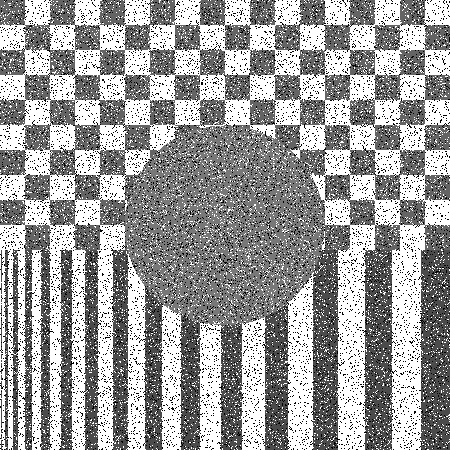
#> input picture TP2 CONVOLUTION/imageTP2/SaltPepper.png, 450 x 450 px
$ python Filtre_Guassien.py
#> lines starting #> are read from the running program, lines starting #| are printed output that depends on the picture
import cv2
from skimage import io, img_as_float
from skimage.filters import gaussian

img_gaussian_noise = img_as_float(io.imread('imageTP2/SaltPepper.png', as_gray=True))
#> img_gaussian_noise is the input picture: shape (450, 450) float64; min 0, max 1, mean 0.613

img = img_gaussian_noise

gaussian_using_cv2 = cv2.GaussianBlur(img, (7,7), 0, borderType=cv2.BORDER_CONSTANT)
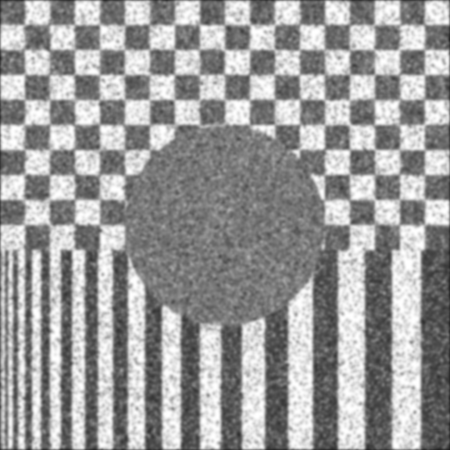
#> gaussian_using_cv2: shape (450, 450) float64; min 0.111, max 1, mean 0.61

cv2.imshow("Original", img)
cv2.imshow("Gaussian 3 * 3", gaussian_using_cv2)

cv2.waitKey(0)
cv2.destroyAllWindows()

$ run again, with TP2 CONVOLUTION/imageTP2/tp2_2.png copied over TP2 CONVOLUTION/imageTP2/SaltPepper.png
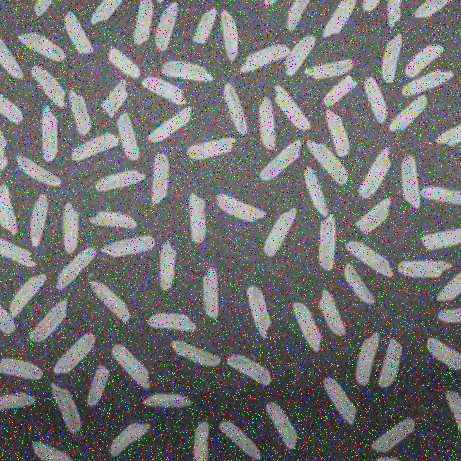
#> input picture TP2 CONVOLUTION/imageTP2/tp2_2.png, 461 x 461 px
#> `img_gaussian_noise = img_as_float(io.imread('imageTP2/SaltPepper.png',..`:
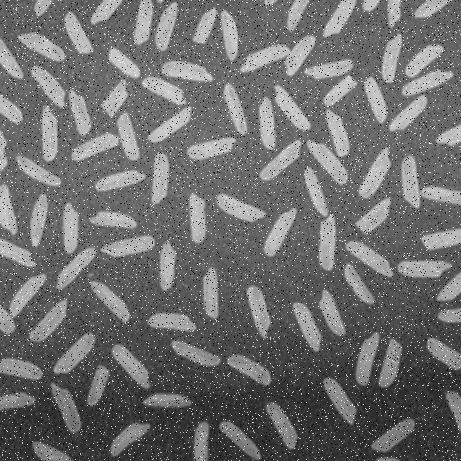
#> img_gaussian_noise: shape (461, 461) float64; min 0, max 1, mean 0.439
#> `gaussian_using_cv2 = cv2.GaussianBlur(img, (7,7), 0, borderType=cv2.BO..`:
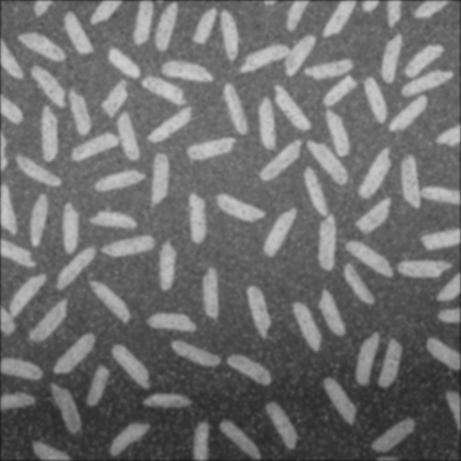
#> gaussian_using_cv2: shape (461, 461) float64; min 0.0916, max 0.811, mean 0.437
